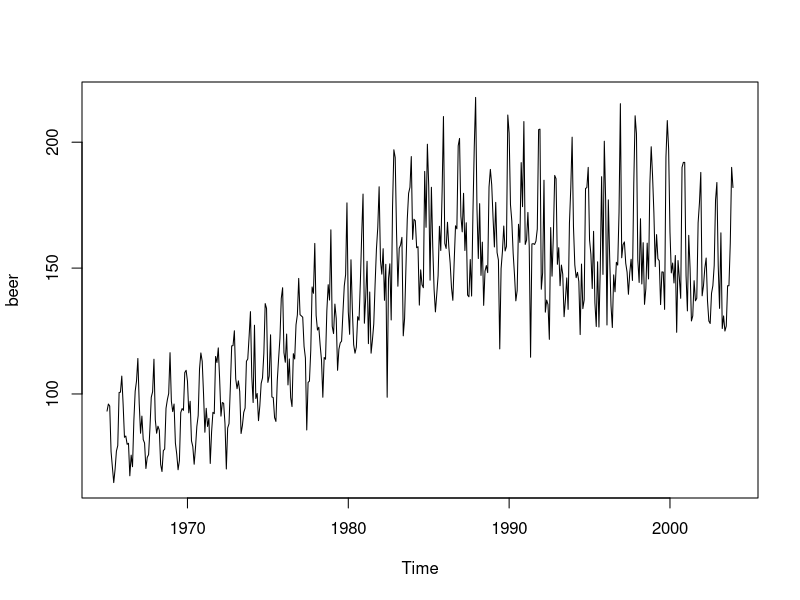
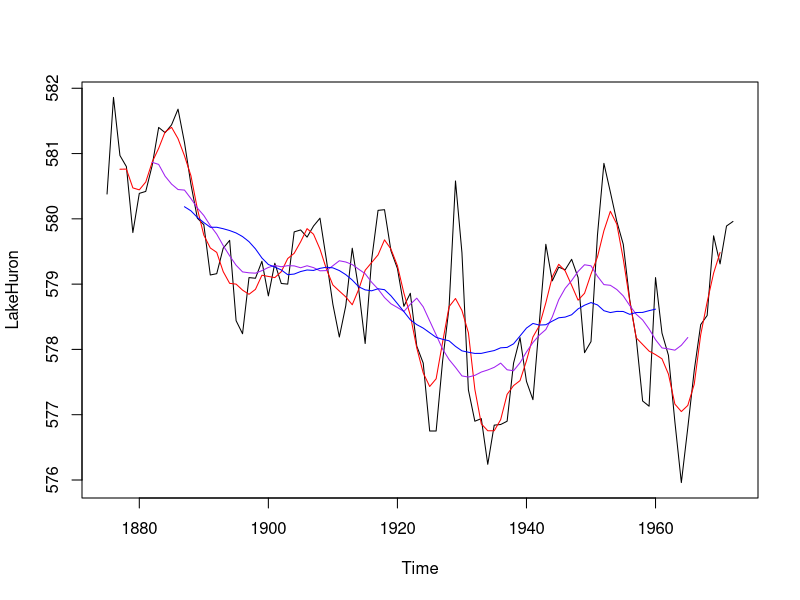
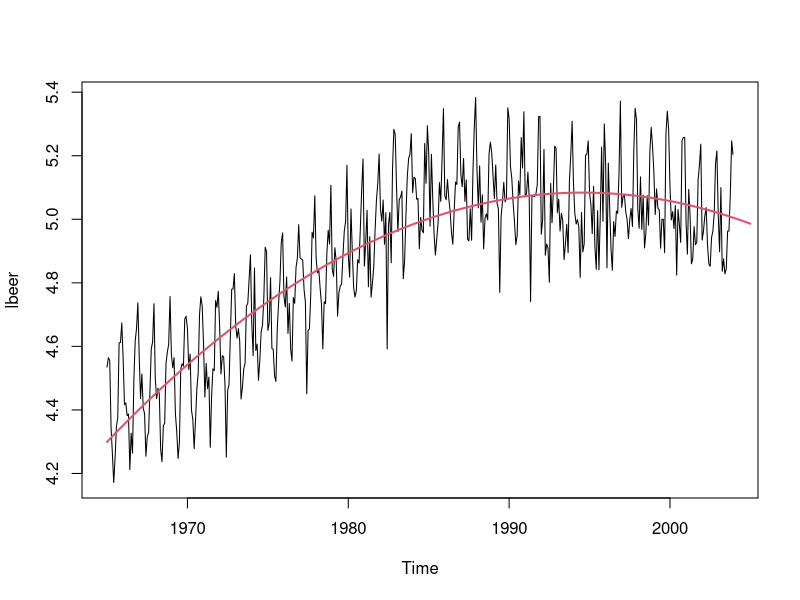
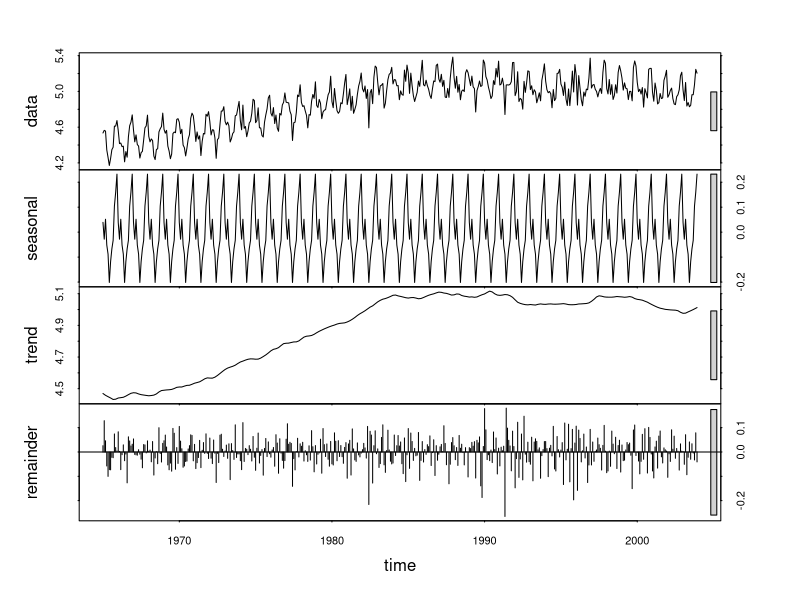
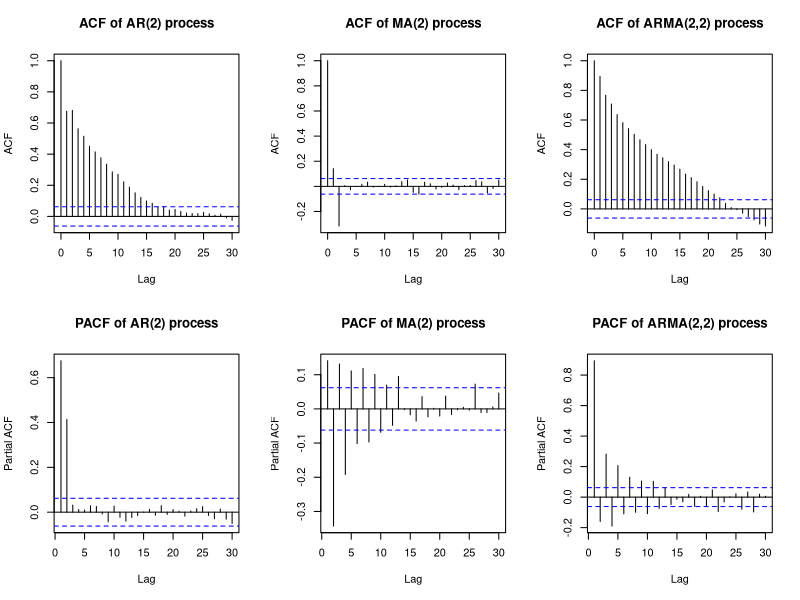
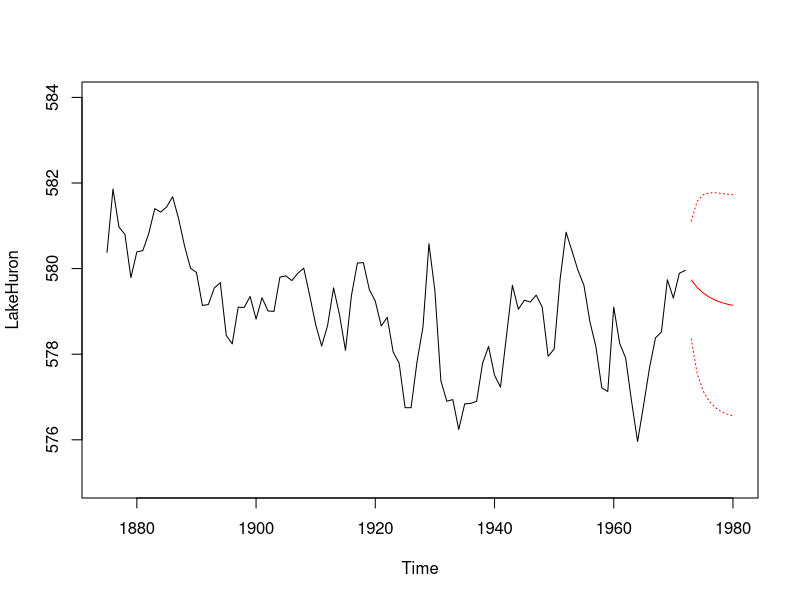

Generate these figures, in order, with R:
setwd("~/Documents/R/Online_Machine_Learning_Lab_Scripts/Week 3")

#creating a time series
beer <- read.csv("beer.csv", header = T, dec=",", sep=";")
beer <- ts(beer[,1], start=1965, frequency = 12)
plot(beer)#time series beer is about monthly beer prediction in Australia (millions of litres) from Jan 1956 to Dec 2004

#simple analysis
data(LakeHuron)
plot(LakeHuron)
LakeHuron.1 <- filter(LakeHuron, filter=rep(1/5,5))#simple linear class of 
LakeHuron.2 <- filter(LakeHuron, filter=rep(1/15,15))
LakeHuron.3 <- filter(LakeHuron, filter=rep(1/25,25))
lines(LakeHuron.1, col="red")
lines(LakeHuron.2, col="purple")
lines(LakeHuron.3, col="blue")

#lm is a linear model used for regresion analysis
#assume we wish to fit log(X_t)= alpha_0 + alpha_1*t + alpha_2*t^2 + e_t, this is done as:

lbeer <- log(beer)#log of beer calculated and stored as lbeer
t <-seq(1965,2005,length=length(beer))#t is defined
t2 <- t^2
plot(lbeer)
lm(lbeer~t+t2)#return a list - obective whose elements can be accessed using the "$" sign
lines(t,lm(lbeer~t+t2)$fit,col=2,lwd=2)#lm(lbeer^t+t2)$fit returns the fitted values of X^^_t of the model


#time series decomposition

#time series with additive trend, seasonal and irreguar components can be decomposed using the stl() function.
#t.window trend window
#s.window seasonal window
plot(stl(log(beer),s.window="periodic"))

#ARMA models

#to plot correlogram use acf() function, to plot partial correlogram use pacf() function in R
#get actual values of autocorrelations and partial autocorrelations, set plot=FALSE in the functions
#arima() function can be used to fit an autoregressive integrad moving averages model

#order of "pure" AR and MA processes can be identified from ACF and PACF using:

#function arima.sim() used to simulate ARIMA(p,d,q) models and ARIMA models. If d=0, ARIMA(p,0,q)=ARIMA(p,q)
sim.ar<-arima.sim(list(ar=c(0.4,0.4)),n=1000)#1000 observations of an ARIMA(2,0,0) model i.e AR(2) model was simulated and saved as sim.ar 
sim.ma<-arima.sim(list(ma=c(0.6,-0.6)),n=1000)#1000 obs of an MA(2) model simulated
sim.arma<-arima.sim(list(ar=c(0.7,0.2),ma=c(0.6,-0.4)),n=1000)#1000 obs of an ARMA(2,2) model simulated

par(mfrow=c(2,3))#splits the graphics window into (h x v) regions



acf(sim.ar,main="ACF of AR(2) process")#create the 6 plots
acf(sim.ma,main="ACF of MA(2) process")
acf(sim.arma,main="ACF of ARMA(2,2) process")
pacf(sim.ar,main="PACF of AR(2) process")
pacf(sim.ma,main="PACF of MA(2) process")
pacf(sim.arma,main="PACF of ARMA(2,2) process")

#Once order of ARIMA(p,d,q) model has been specified, function arima() can be used to estimate the parameters.
#done as arima(data,order=c(p,d,q))

data(LakeHuron)
fit<-arima(LakeHuron,order=c(1,0,1))#fitting an ARIMA(1,0,1) model on the Lake Huron dataset
#fit is a list containing the coefficients,resiudual and Akaike Information Criterion AIC


#forcasting using an ARIMA model 

#once selected the best candidate ARIMA(p,d,q) model, for series data, can estimate the parameters of that ARIMA model 
#and use it for making forcasts for future values of the time series
#paramates of an ARIMA(p,d,q) model can be esimated using the arima() funtion
#forecast.arima() makes forcasts for future values of the time series

#now assume satisfied with fit of ARIMA(1,0,1) model
LH.pred<-predict(fit,n.ahead=8)#function predict predicts future values of the levels under the model
#predicted the levels of Lake Huron for next 8 years
#LH.pred is a list containing two entries: the predicted value and standard errors of the predicted values

#using a rule of thumb for an approximate confidence interval (95%) of prediction, can plot Lake Huron data, 
#predicted values and approximatin confidence interval

par(mfrow=c(1,1))#splits the graphics window into (h x v) regions

plot(LakeHuron,xlim=c(1875,1980),ylim=c(575,584))#levels of Lake Hurron plotted, to leave space for new values, x-axis 
#limited from 1875 to 1980 with xlim=c(1875,1980)
LH.pred<-predict(fit,n.ahead=8)#function that makes the prediction
lines(LH.pred$pred,col="red")#prediction line added
lines(LH.pred$pred+2*LH.pred$se,col="red",lty=3)#confidence bands added
lines(LH.pred$pred-2*LH.pred$se,col="red",lty=3)

